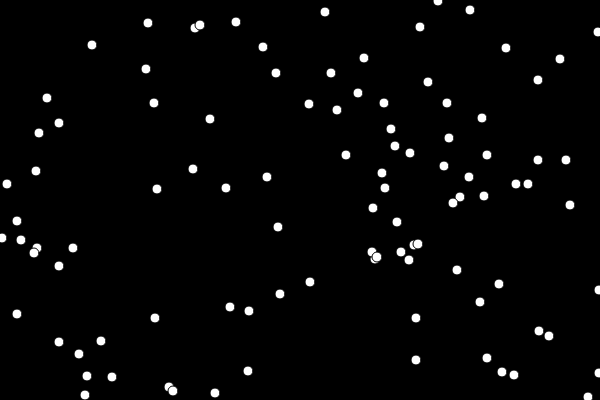
Frame 1 (no input)
Frame 60 (no input): identical to frame 1, image omitted
Frame 120 (the mouse pressed at the canvas centre since frame 60): identical to frame 1, image omitted

The p5.js sketch that drew this single still picture (run headless with seeded random() and noise() and a simulated clock; from frame 60 on, the mouse is pressed at the canvas centre):

// p5.js sketch
// ── sketch.js
let x = [];
let y = [];

function setup() {
  createCanvas(600, 400);
  for (let i = 0; i < 100; i++) {
    x.push(int(random(width)));
    y.push(int(random(height)));
  }
}

function draw() {
  background(0);
  for (let i = 0; i < x.length; i++) {
    ellipse(x[i], y[i], 10, 10);
  }
}
